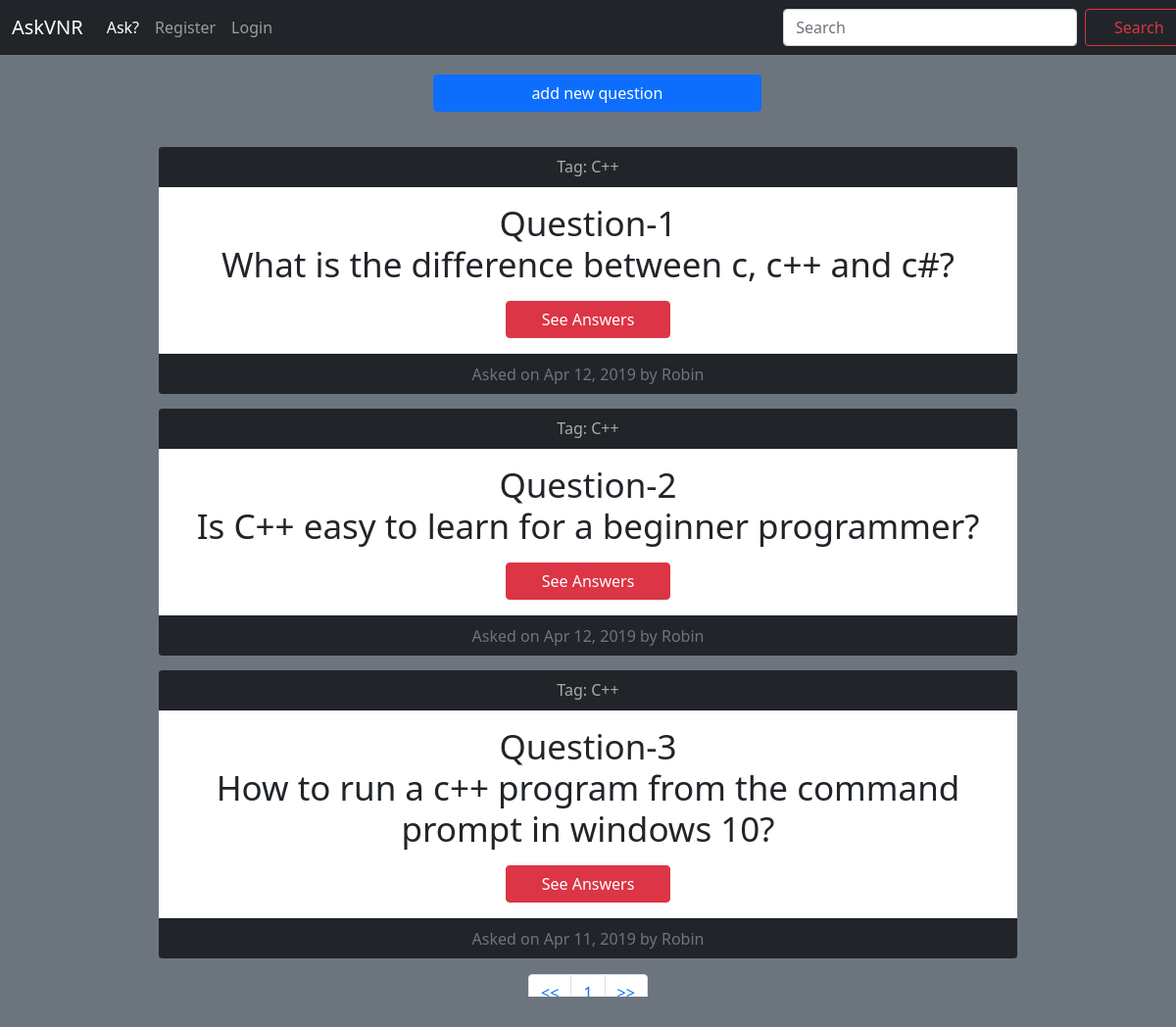
Page /tags/1/ on the committed database.
### quora/models.py (models this page shows, shortened)
class Question(models.Model):
    tag = models.ForeignKey(Tag,on_delete=models.PROTECT)
    text = models.TextField()
    date_added = models.DateTimeField(auto_now=True)
    owner = models.ForeignKey(User,on_delete=models.PROTECT)
    class Meta:
        verbose_name = 'question'
        verbose_name_plural = 'questions'

class Tag(models.Model):
    text = models.CharField(max_length=30)
    date_added = models.DateTimeField(auto_now=True)
    class Meta:
        verbose_name = 'Tag'
        verbose_name_plural = 'Tags'
    def __str__(self):
        return self.text

### quora/views.py (the view)
# urls.py: path('tags/<int:tag_id>/', views.tag, name='tag'),
def tag(request, tag_id):
    tag = Tag.objects.get(id=tag_id)
    questions = tag.question_set.all().order_by('-date_added')
    paginator = Paginator(questions, 5)
    page = request.GET.get('pg', 1)
    questions = paginator.get_page(page)
    return render(request, 'quora/tag.html', {'tag':tag, 'questions':questions})

### quora/templates/quora/tag.html (shortened to what this page needs)
{% extends 'quora/base.html' %}
{% block content %}
  <p>
        <a class="btn btn-primary" href="{% url 'quora:new_question' tag.id %}" role="button" style="
    width: 30%;
    margin: 20px 400px;
">add new question</a>
  </p>
 <div class="container mt-3 mb-3" style="width:900px; border:0px;">
            {% for question in questions %}
            <div class="card text-center" style="border:0px; margin-bottom: 15px;">
                <div class="card-header bg-dark" style="color:#aaa">
                    Tag: {{ tag }}
                </div>
                <div class="card-body">
                <h5 class="card-title" style="font-size: 35px;">Question-{{forloop.counter}}{{ question.text|linebreaks }}
                </h5>
                <a href="{% url 'quora:question' question.id %}" class="btn btn-danger" style="width:20%; margin: 0px 25px;">See Answers</a>
                </div>
                <div class="card-footer text-muted bg-dark">
                    Asked on {{ question.date_added|date:'M d, Y' }}  by  {{question.owner.username.title}}
                </div>
            </div>
              {% empty %}
                <li>
                  There are no questions for this tag yet.
                </li>
            {% endfor %}
  </div>
  <nav aria-label="Page navigation example">
  <ul class="pagination justify-content-center">
    <li class="page-item"><a class="page-link" href="?pg=1"><<</a></li>
    <li class="page-item"><a class="page-link" href="?pg={{ questions.number }}">{{ questions.number }}</a></li>
    <li class="page-item"><a class="page-link" href="?pg={{ questions.paginator.num_pages }}">>></a></li>
  </ul>
</nav>
{% endblock content %}

### rows in the picture
Question: text "What is the difference between c, c++ and c#?", date_added "Apr 12, 2019", owner.username "Robin"
Tag: text "C++"
Question: text "Is C++ easy to learn for a beginner programmer?", date_added "Apr 12, 2019", owner.username "Robin"
Question: text "How to run a c++ program from the command prompt in windows 10?", date_added "Apr 11, 2019", owner.username "Robin"

### other values in the picture
{{ questions.number }} "1"
